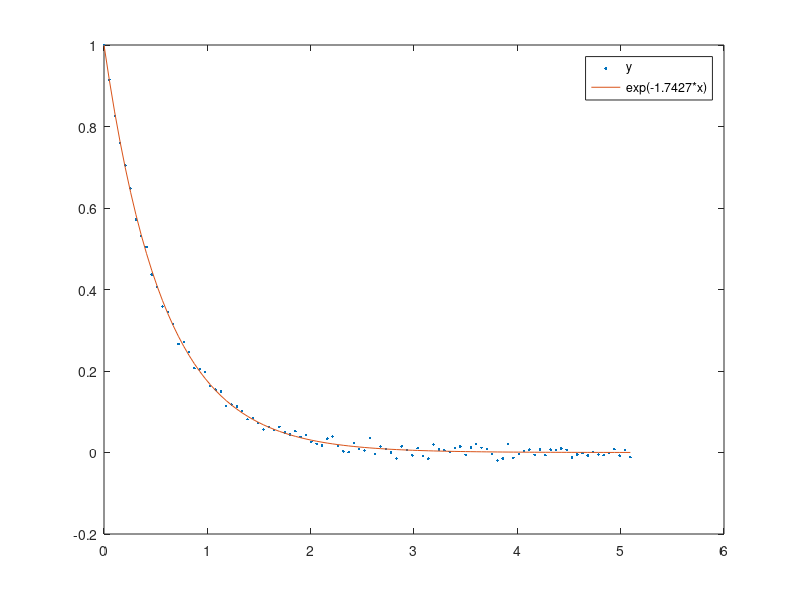

This figure's MATLAB source:
clc;
clear;
close all;

x = linspace(0,(1+rand(1)))*5; 
y = exp(-(1+rand(1))*x)+randn(size(x))*1e-2;

% put the model function here
% k should be approx. 1.45 (by inspection)
f = @(k) exp(-k .* x);

% put the merit function here
% which returns a single value describing the 
% difference between model and data
m = @(k) norm(y - f(k));

% optimize: put in the merit function and starting guess for k
p = fminsearch(m, 1.5);

% fitted y goes here (use the model function)
yf = f(p);
k = p;

% plot with overlay
plot(x, y, '.', x, yf, '-');
legend('y',sprintf('exp(-%0.4f*x)', k));